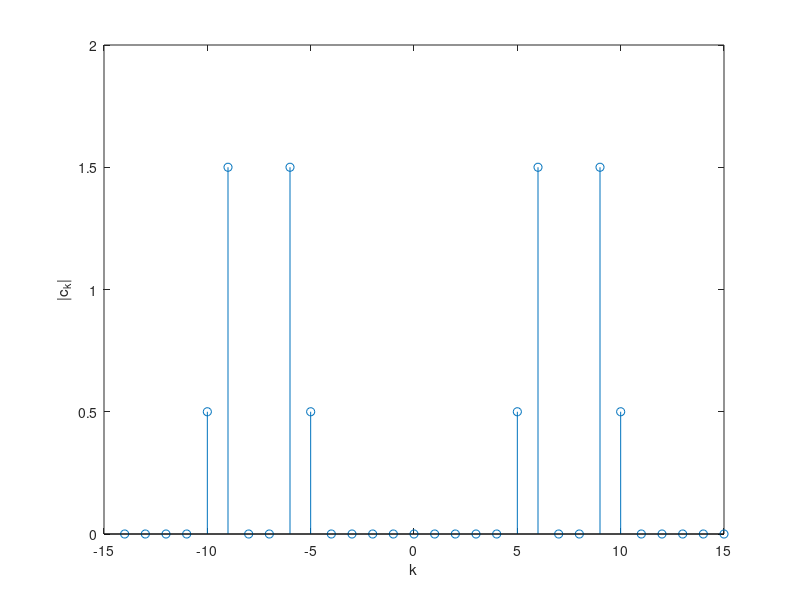
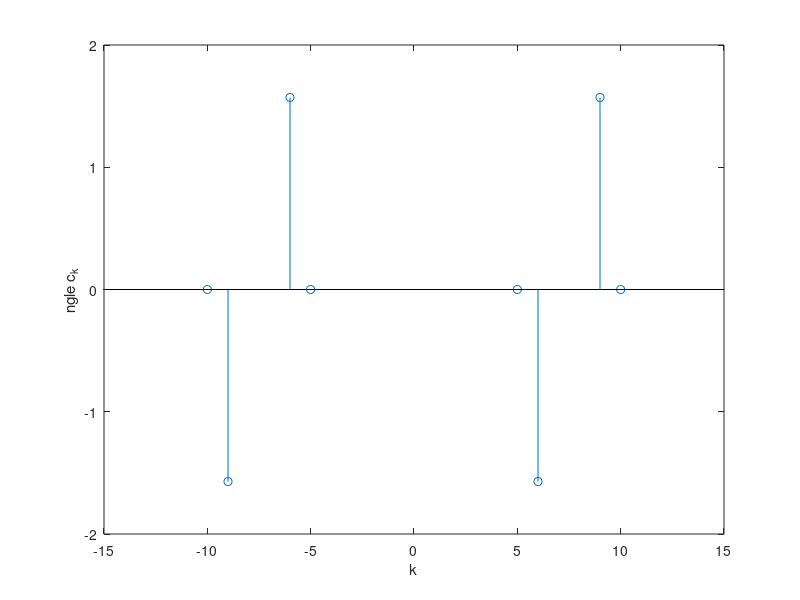

These charts were generated, in order, by the following MATLAB code:
clc;
clear;
close all;
c = [0, 0, 0, 0, 0, 0, 0, 0, 0, 0, 0, 0, 0, 0, 0];
N = 15;
for k = 0:1:N-1
    for n = 0:1:N-1
        c(k+1) = c(k+1)+(3*sin(4*pi*n/5)+cos(2*pi*n/3))*exp(-1i*2*pi*k*n/N) ;
    end
    c(k+1) = c(k+1)/N;
end
disp(c);
k = [-14, -13, -12, -11, -10, -9, -8, -7, -6, -5, -4, -3, -2, -1, 0, 1, 2, 3, 4, 5, 6, 7, 8, 9, 10, 11, 12, 13, 14, 15];
magnitude = [0, 0, 0, 0, 1/2, 3/2, 0, 0, 3/2, 1/2, 0, 0, 0, 0, 0, 0, 0, 0, 0, 1/2, 3/2, 0, 0, 3/2, 1/2, 0, 0, 0, 0, 0];
figure(1);
stem(k, magnitude);
xlabel("k");
ylabel("|c_k|");
phase = [NaN, NaN, NaN, NaN, 0, -pi/2, NaN, NaN, pi/2, 0, NaN, NaN, NaN, NaN, NaN, NaN, NaN, NaN, NaN, 0, -pi/2, NaN, NaN, pi/2, 0, NaN, NaN, NaN, NaN, NaN];
figure(2);
stem(k, phase);
xlabel("k");
ylabel("\angle c_k")